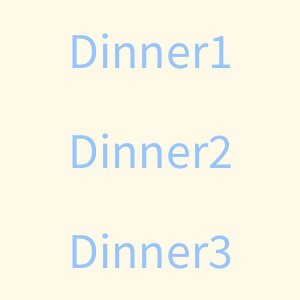
Frame 1 (no input)
Frame 60 (the mouse pressed at the canvas centre just before this capture): identical to frame 1, image omitted
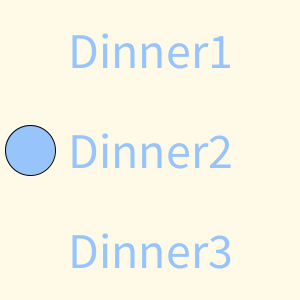
Frame 120 (the mouse held since frame 60 and released just before this capture)

The Processing sketch that drew these frames (run headless with seeded random() and noise(); from frame 60 on, the mouse is pressed at the canvas centre):

// Processing sketch: week13_5_mouse_random
// ── week13_5_mouse_random.pde
void setup(){//只做一次
  size(300, 300);
  fill(#97C4FA);
  textSize(50);
  textAlign(CENTER,CENTER);
}
int choice = -1; //-1沒選, 0,1,2有選
void draw(){//每秒60次
  background(#FFFAE8);
  text("Dinner1", 150, 50);
  text("Dinner2", 150, 150);
  text("Dinner3", 150, 250);  
  if(choice==0) ellipse( 30, 50, 50,50);
  if(choice==1) ellipse( 30,150, 50,50);
  if(choice==2) ellipse( 30,250, 50,50);
}           //圓形or橢圓  x, y,   w, h
void mousePressed(){//當按下滑鼠
  choice = int( random(3) ) ; //取整數0,1,2
}          // 0.00~2.99之間 (不含3.0)
